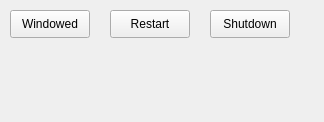
<?xml version="1.0" encoding="UTF-8"?>
<ui version="4.0">
 <class>PiTab</class>
 <widget class="QWidget" name="content">
  <property name="geometry">
   <rect>
    <x>0</x>
    <y>0</y>
    <width>324</width>
    <height>122</height>
   </rect>
  </property>
  <widget class="QPushButton" name="shutdown">
   <property name="geometry">
    <rect>
     <x>210</x>
     <y>10</y>
     <width>80</width>
     <height>28</height>
    </rect>
   </property>
   <property name="text">
    <string>Shutdown</string>
   </property>
  </widget>
  <widget class="QPushButton" name="windowed">
   <property name="geometry">
    <rect>
     <x>10</x>
     <y>10</y>
     <width>80</width>
     <height>28</height>
    </rect>
   </property>
   <property name="text">
    <string>Windowed</string>
   </property>
  </widget>
  <widget class="QPushButton" name="shutdown_2">
   <property name="geometry">
    <rect>
     <x>110</x>
     <y>10</y>
     <width>80</width>
     <height>28</height>
    </rect>
   </property>
   <property name="text">
    <string>Restart</string>
   </property>
  </widget>
 </widget>
 <resources/>
 <connections/>
</ui>
